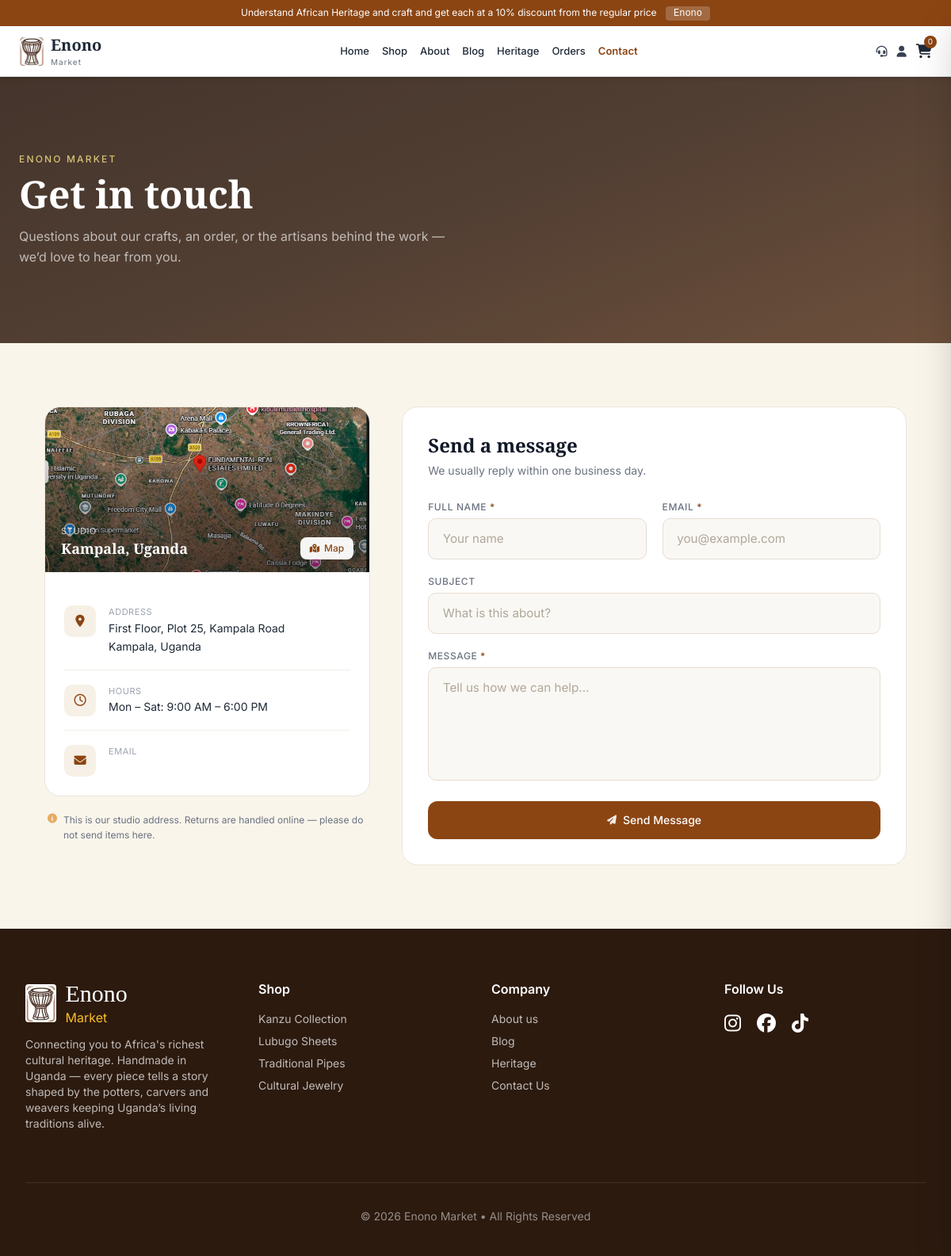
Page /Public/contactus.php on the committed database.
### tables this page shows
CREATE TABLE `company_profile` (
  `id` int(11) NOT NULL DEFAULT 1,
  `company_name` varchar(150) NOT NULL,
  `tagline` varchar(255) DEFAULT NULL,
  `logo_url` varchar(500) DEFAULT NULL,
  `favicon_url` varchar(500) DEFAULT NULL,
  `short_description` text DEFAULT NULL,
  `full_history` text DEFAULT NULL,
  `mission` text DEFAULT NULL,
  `vision` text DEFAULT NULL,
  `email` varchar(150) DEFAULT NULL,
  `phone` varchar(50) DEFAULT NULL,
  `whatsapp` varchar(50) DEFAULT NULL,
  `address_line1` varchar(255) DEFAULT NULL,
  `address_line2` varchar(255) DEFAULT NULL,
  `city` varchar(100) DEFAULT NULL,
  `country` varchar(100) DEFAULT 'Uganda',
  `facebook_url` varchar(500) DEFAULT NULL,
  `instagram_url` varchar(500) DEFAULT NULL,
  `twitter_url` varchar(500) DEFAULT NULL,
  `youtube_url` varchar(500) DEFAULT NULL,
  `tiktok_url` varchar(500) DEFAULT NULL,
  `working_hours` varchar(255) DEFAULT NULL,
  `created_at` timestamp NOT NULL DEFAULT current_timestamp(),
  `updated_at` timestamp NOT NULL DEFAULT current_timestamp() ON UPDATE current_timestamp()
);

CREATE TABLE `general_images` (
  `id` bigint(20) NOT NULL,
  `title` varchar(200) DEFAULT NULL,
  `description` text DEFAULT NULL,
  `url` varchar(500) NOT NULL,
  `alt_text` varchar(255) DEFAULT NULL,
  `category` varchar(100) DEFAULT NULL,
  `is_active` tinyint(1) DEFAULT 1,
  `sort_order` int(11) DEFAULT 0,
  `created_at` timestamp NOT NULL DEFAULT current_timestamp(),
  `updated_at` timestamp NOT NULL DEFAULT current_timestamp() ON UPDATE current_timestamp()
);

### Public/contactus.php (the view, shortened to what the rows shown need)
<?php
require_once __DIR__ . '/../config/database-connection.php';
$stmt = $pdo->query("SELECT * FROM company_profile WHERE id = 1 LIMIT 1");
$company = $stmt->fetch(PDO::FETCH_ASSOC) ?: [];
$logoUrl = !empty($company['logo_url'])
    ? '../' . ltrim($company['logo_url'], '/')
    : '../images/drum_logo.jpg';
$address_line1 = $company['address_line1'] ?? 'First Floor, Plot 25, Kampala Road';
$address_line2 = $company['address_line2'] ?? '';
$city          = $company['city']          ?? 'Kampala';
$country       = $company['country']       ?? 'Uganda';
$working_hours = $company['working_hours'] ?? 'Mon – Sat: 9:00 AM – 6:00 PM';
$locationImg = '../images/location.PNG';
try {
    $imgStmt = $pdo->query("SELECT url FROM general_images WHERE category = 'location' AND is_active = 1 ORDER BY sort_order LIMIT 1");
    $imgRow  = $imgStmt->fetch(PDO::FETCH_ASSOC);
    if ($imgRow && !empty($imgRow['url'])) {
        $locationImg = '../' . ltrim($imgRow['url'], '/');
    }
} catch (Exception $e) {}
require_once __DIR__ . '/../includes/header.php';
?>
<section class="contact-hero text-white relative">
    <div class="relative z-10 max-w-7xl mx-auto px-6 py-16 md:py-24">
        <div class="max-w-xl">
            <h1 class="text-4xl sm:text-5xl font-semibold heading-font leading-tight mb-4">
                Get in touch
            </h1>
        </div>
    </div>
</section>
<section class="py-14 md:py-20 bg-[#F9F5EB]">
    <div class="max-w-6xl mx-auto px-4 sm:px-6 lg:px-8">
        <div class="grid lg:grid-cols-5 gap-8 lg:gap-10">
            <div class="lg:col-span-2 space-y-5">
                <div class="card overflow-hidden">
                    <div class="relative h-48 sm:h-52">
                        <img src="<?= e($locationImg) ?>"
                             alt="Enono Market – Kampala"
                             class="w-full h-full object-cover"
                             onerror="this.src='https://picsum.photos/id/1015/800/500'">
                        <div class="absolute inset-0 bg-gradient-to-t from-black/50 to-transparent"></div>
                        <div class="absolute bottom-4 left-5 right-5 flex items-end justify-between">
                            <div>
                                <p class="text-white/75 text-[11px] tracking-wider uppercase">Studio</p>
                                <p class="text-white text-lg font-semibold heading-font"><?= e($city) ?>, Uganda</p>
                            </div>
                            <a href="https://maps.google.com/?q=<?= urlencode($address_line1 . ', ' . $city . ', ' . $country) ?>"
                               target="_blank" rel="noopener"
                               class="bg-white/95 text-[#8B4513] text-xs font-medium px-3 py-1.5 rounded-lg flex items-center gap-1.5 hover:bg-white transition">
                            </a>
                        </div>
                    </div>
                    <div class="p-6">
                        <div class="info-row">
                            <div>
                                <p class="text-[11px] text-gray-400 uppercase tracking-wider mb-0.5">Address</p>
                                <p class="text-gray-800 text-sm leading-relaxed">
                                    <?= e($address_line1) ?><?= $address_line2 ? '<br>' . e($address_line2) : '' ?><br>
                                    <?= e($city) ?>, <?= e($country) ?>
                                </p>
                            </div>
                        </div>
                        <?php if ($working_hours): ?>
                        <div class="info-row">
                            <div class="info-icon">
                                <i class="fa-regular fa-clock"></i>
                            </div>
                            <div>
                                <p class="text-[11px] text-gray-400 uppercase tracking-wider mb-0.5">Hours</p>
                                <p class="text-gray-800 text-sm"><?= e($working_hours) ?></p>
                            </div>
                        </div>
                        <?php endif; ?>
                    </div>
                </div>
            </div>
            <div class="lg:col-span-3">
                <div class="card p-7 sm:p-8 h-full">
                    <div class="mb-7">
                        <h2 class="text-2xl font-semibold heading-font text-gray-900">
                            Send a message
                        </h2>
                    </div>
                </div>
            </div>
        </div>
    </div>
</section>
<?php
require_once __DIR__ . '/../includes/footer.php';
?>

### includes/header.php (shortened to what the rows shown need)
<?php
$projectRoot = realpath(__DIR__ . '/..');
$scriptDir   = realpath(dirname($_SERVER['SCRIPT_FILENAME'] ?? ''));
$depth = 0;
if ($projectRoot && $scriptDir && str_starts_with($scriptDir, $projectRoot)) {
    $relative = trim(substr($scriptDir, strlen($projectRoot)), '/\\');
    $depth = $relative === '' ? 0 : substr_count($relative, DIRECTORY_SEPARATOR) + 1;
}
$rootPrefix   = str_repeat('../', $depth);
$homeHref     = $rootPrefix . 'index.php';
if (!empty($logoUrl)) {
    if (
        str_starts_with($logoUrl, 'http') ||
        str_starts_with($logoUrl, '../') ||
        str_starts_with($logoUrl, '/')
    ) {
        $resolvedLogo = $logoUrl;
    } else {
        $resolvedLogo = $rootPrefix . ltrim($logoUrl, '/');
    }
} else {
    $resolvedLogo = $rootPrefix . 'images/drum_logo.jpg';
}
if (!function_exists('e')) {
    function e($value): string {
        return htmlspecialchars((string)$value, ENT_QUOTES, 'UTF-8');
    }
}
?>
<!DOCTYPE html>
<html lang="en" class="scroll-smooth">
<head>
    <script src="https://cdn.tailwindcss.com"></script>
    <link rel="stylesheet" href="https://cdnjs.cloudflare.com/ajax/libs/font-awesome/6.5.1/css/all.min.css">
</head>
<body class="body-font bg-[#F9F5EB] text-gray-800 overflow-x-hidden">
    <div class="bg-[#8B4513] text-white text-center py-2 text-xs">
        Understand African Heritage and craft and get each at a 10% discount from the regular price
        <span class="font-mono bg-white/20 px-2.5 py-0.5 rounded ml-2"><?= e($company['company_name'] ?? 'Enono') ?></span>
    </div>
    <nav class="bg-white sticky top-0 z-50 border-b shadow-md">
        <div class="max-w-7xl  px-4 md:px-6 py-2.5 flex justify-between items-center gap-4">
            <a href="<?= e($homeHref) ?>" class="flex items-center gap-2 flex-shrink-0">
                <img src="<?= e($resolvedLogo) ?>" class="w-8 h-9 object-cover rounded"
                     alt="<?= e($company['company_name'] ?? 'Enono') ?> Logo">
                <div class="hidden sm:block">
                    <span class="heading-font text-lg lg:text-xl font-bold leading-tight"><?= e($company['company_name'] ?? 'Enono') ?></span>
                    <p class="text-[9px] lg:text-[10px] tracking-widest text-gray-500"><?= e($company['tagline'] ?? 'Market') ?></p>
                </div>
            </a>
        </div>
    </nav>

### includes/footer.php (shortened to what the rows shown need)
<?php
$companyName = $company['company_name'] ?? 'Enono';
$tagline     = $company['tagline'] ?? 'Market';
$shortDesc   = $company['short_description'] ?? "Connecting you to Africa's richest cultural heritage.";
?>
<footer class="bg-[#2C1A0F] text-white pt-16 pb-10">
    <div class="max-w-7xl mx-auto px-4 sm:px-6 lg:px-8">
        <div class="grid md:grid-cols-4 gap-10">
            <div>
                <div class="flex items-center gap-3 mb-2">
                    <img src="<?= e($resolvedLogo) ?>"
                         alt="<?= e($companyName) ?>"
                         class="h-12 rounded">
                    <div>
                        <div class="heading-font text-3xl"><?= e($companyName) ?></div>
                        <span class="text-md text-[#fbbf24]"><?= e($tagline) ?></span>
                    </div>
                </div>
                <p class="text-white/70 text-sm mt-3"><?= e($shortDesc) ?></p>
            </div>
            <div>
            </div>
            <div>
            </div>
            <div>
            </div>
        </div>
        <div class="text-center text-white/50 text-sm mt-16 border-t border-white/10 pt-8">
            © <?= date('Y') ?> <?= e($companyName) ?> <?= e($tagline) ?> • All Rights Reserved
        </div>
    </div>
</footer>
</body>
</html>

### rows in the picture
company_profile: company_name "Enono", logo_url (picture), tagline "Market", city "Kampala", address_line1 "First Floor, Plot 25, Kampala Road", country "Uganda", working_hours "Mon – Sat: 9:00 AM – 6:00 PM", short_description "Connecting you to Africa's richest cultural heritage. Handmade in Uganda — every piece tells a story shaped by the potters, carvers and weavers keeping Uganda’s living traditions alive."
general_images: url (picture)
